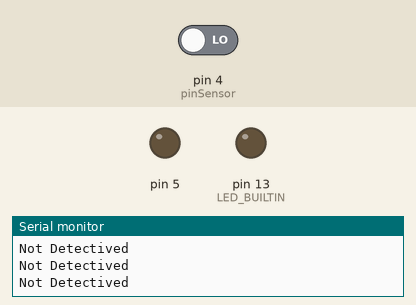
Bench run of a sketch on a simulated Arduino Uno, built with avr-gcc and run on an emulated ATmega328P. Shown: output pins drawn as LEDs (lit = HIGH), the last lines printed to the serial monitor. The test bench sets the inputs (shaded band); at power-on: pin 4 (pinSensor) LOW.

Above: at 1.2 s.
1.3 s: pin 4 (pinSensor) driven HIGH
At 1.8 s:
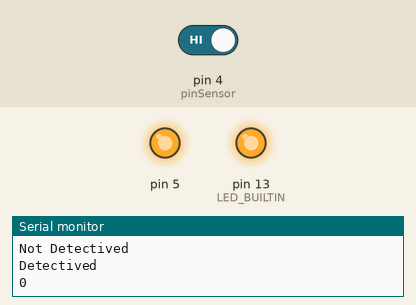
Timing chart, 0 to 4.3 s (numbered marks = the images above; inputs shaded):
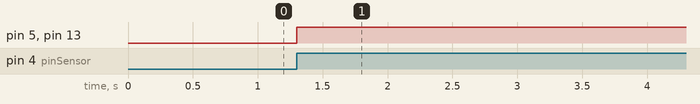

Measured:
- after the input at 1.3 s, pin 5, pin 13 (LED_BUILTIN): LOW → HIGH at once

The sketch:

Arduino_motion_sensor.ino
```cpp
const int pinSensor = 4;

int ismotion;

void setup()
{
  Serial.begin(115200);
  pinMode (pinSensor, INPUT); //定義 Sensor
  pinMode (LED_BUILTIN, OUTPUT);   //定義 LED
  pinMode (5, OUTPUT);
}
void loop()
{
  ismotion = digitalRead(pinSensor);  // 從sensor讀資料
  if(ismotion == 1)
  {                   // 感應啟動
    Serial.println("Detectived");
    digitalWrite(LED_BUILTIN,HIGH);
    digitalWrite(5,HIGH);
    for(byte i=0;i<5;i++)
    {
      Serial.println(i);
      delay(1000);
    }
  }
  else
  {

    Serial.println("Not Detectived");
    digitalWrite(LED_BUILTIN,LOW);
    digitalWrite(5,LOW);
  }
}
```
